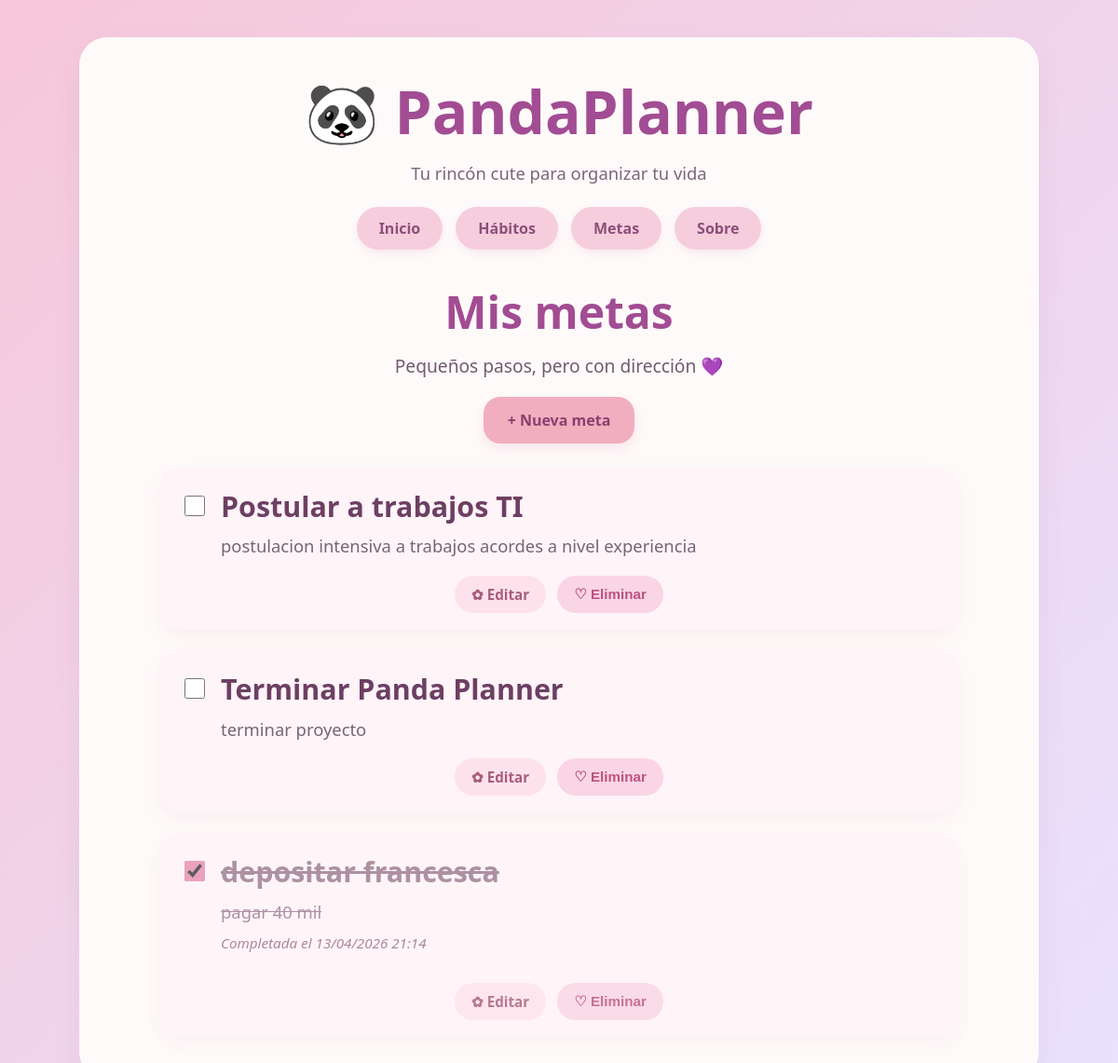
The page /metas/ on the database its author committed.
### planner/models.py (models this page shows, shortened)
class Meta(models.Model):
    titulo = models.CharField(max_length=100)
    descripcion = models.TextField(blank=True)
    completada = models.BooleanField(default=False)
    fecha_creacion = models.DateTimeField(auto_now_add=True)
    fecha_completada = models.DateTimeField(null=True, blank=True)

### planner/views.py (the view)
# urls.py: path("metas/", views.metas, name="metas"),
def metas(request):
    metas = Meta.objects.all().order_by("completada", "-fecha_creacion")
    return render(request, "metas.html", {"metas": metas})

### planner/templates/metas.html (shortened to what this page needs)
{% extends "base.html" %}
{% block content %}
<section class="page-header">
    <h2>Mis metas</h2>
    <p>Pequeños pasos, pero con dirección 💜</p>
    <div class="actions-bar">
        <a href="{% url 'nueva_meta' %}" class="btn-main">+ Nueva meta</a>
    </div>
</section>
{% if metas %}
    <section class="items-grid">
        {% for meta in metas %}
            <article class="item-card {% if meta.completada %}completed{% endif %}">
                <div class="item-header">
                    <form method="post" action="{% url 'toggle_meta' meta.id %}" class="item-check-form">
                        <input
                            type="checkbox"
                            class="item-checkbox"
                            onchange="this.form.submit()"
                            {% if meta.completada %}checked{% endif %}
                        >
                    </form>
                    <div class="item-content">
                        <h3>{{ meta.titulo }}</h3>
                        {% if meta.descripcion %}
                            <p class="item-desc">{{ meta.descripcion }}</p>
                        {% endif %}
                        {% if meta.completada and meta.fecha_completada %}
                            <p class="item-date">
                                Completada el {{ meta.fecha_completada|date:"d/m/Y H:i" }}
                            </p>
                        {% endif %}
                    </div>
                </div>
                <div class="item-actions">
                    <a href="{% url 'editar_meta' meta.id %}" class="btn-cute edit">✿ Editar</a>
                    <button
                        type="button"
                        class="btn-cute delete open-delete-modal"
                        data-delete-url="{% url 'eliminar_meta' meta.id %}"
                        data-item-name="{{ meta.titulo }}"
                        data-item-type="meta"
                    >
                        ♡ Eliminar
                    </button>
                </div>
            </article>
        {% endfor %}
    </section>
{% else %}
    <section class="empty-state">
        <p>No tienes metas registradas todavía.</p>
    </section>
{% endif %}
{% endblock %}

### planner/templates/base.html (shortened to what this page needs)
{% load static %}
<!DOCTYPE html>
<html lang="es">
<head>
    <link rel="stylesheet" href="{% static 'css/style.css' %}">
</head>
<body>
    <div class="background-deco"></div>
    <div class="container">
        <header class="header">
            <h1>🐼 PandaPlanner</h1>
            <p class="subtitle">Tu rincón cute para organizar tu vida</p>
        </header>
        <nav class="nav">
            <a href="/">Inicio</a>
            <a href="/habitos/">Hábitos</a>
            <a href="/metas/">Metas</a>
            <a href="/sobre/">Sobre</a>
        </nav>
        <main class="content">
            {% block content %}
            {% endblock %}
        </main>
    </div>
</body>
</html>

### planner/static/css/style.css (style rules this page uses)
* { box-sizing: border-box; }
body { margin: 0; font-family: "Segoe UI", Tahoma, Geneva, Verdana, sans-serif; background: linear-gradient(135deg, #f7c7d9, #e9e2ff); color: #5a4558; min-height: 100vh; }
.background-deco { position: fixed; inset: 0; pointer-events: none; z-index: 0; }
.container { position: relative; z-index: 1; max-width: 1030px; margin: 40px auto; background: #fffafa; border-radius: 30px; padding: 36px 30px 46px; box-shadow: 0 12px 30px rgba(120, 84, 112, 0.08); }
.header { text-align: center; margin-bottom: 24px; }
.header h1 { margin: 0; font-size: 4rem; color: #a24c93; font-weight: 800; }
.subtitle { margin-top: 10px; font-size: 1.15rem; color: #7a6679; }
.nav { display: flex; justify-content: center; gap: 14px; flex-wrap: wrap; margin: 24px 0 34px; }
.nav a { text-decoration: none; background: #f6cddd; color: #8c4f7a; padding: 12px 24px; border-radius: 999px; font-weight: 700; transition: 0.2s ease; box-shadow: 0 4px 10px rgba(188, 120, 156, 0.12); }
.content { max-width: 860px; margin: 0 auto; }
.page-header { text-align: center; margin-bottom: 26px; }
.page-header h2 { margin: 0; font-size: 3rem; color: #a24c93; font-weight: 800; }
.page-header p { margin-top: 12px; font-size: 1.2rem; color: #6f5d6e; }
.actions-bar { margin-top: 20px; display: flex; justify-content: center; }
.btn-main { display: inline-block; text-decoration: none; background: #f1aebe; color: #8b3f70; padding: 14px 26px; border-radius: 18px; font-weight: 800; font-size: 1rem; transition: 0.2s ease; box-shadow: 0 6px 14px rgba(214, 134, 167, 0.18); border: none; cursor: pointer; }
.items-grid { display: flex; flex-direction: column; gap: 22px; margin-top: 16px; }
.item-card { background: #fff4f8; border-radius: 24px; padding: 24px 24px 18px; box-shadow: 0 8px 20px rgba(137, 93, 120, 0.06); transition: 0.2s ease; }
.item-card.completed { opacity: 0.82; }
.item-card.completed h3, .item-card.completed .item-desc { text-decoration: line-through; color: #9c7a91; }
.item-header { display: flex; align-items: flex-start; gap: 14px; }
.item-check-form { margin: 3px 0 0; flex-shrink: 0; }
.item-checkbox { width: 22px; height: 22px; cursor: pointer; accent-color: #e58fb1; }
.item-content { flex: 1; }
.item-content h3 { margin: 0; font-size: 1.9rem; color: #6d3f63; font-weight: 800; line-height: 1.2; }
.item-desc { margin: 10px 0 0; font-size: 1.15rem; color: #766576; line-height: 1.5; }
.item-date { margin-top: 10px; font-size: 0.95rem; color: #9a6e88; font-style: italic; }
.item-actions { margin-top: 18px; display: flex; justify-content: center; gap: 12px; flex-wrap: wrap; }
.btn-cute { display: inline-block; text-decoration: none; padding: 10px 18px; border-radius: 999px; font-size: 0.95rem; font-weight: 700; transition: 0.2s ease; border: none; cursor: pointer; }
.btn-cute.edit { background: #fde2ec; color: #a85d7b; }
.btn-cute.delete { background: #f9d5e5; color: #bc527d; }

### rows shown on the page
Meta: titulo "Postular a trabajos TI", descripcion "postulacion intensiva a trabajos acordes a nivel experiencia"
Meta: titulo "Terminar Panda Planner", descripcion "terminar proyecto"
Meta: completada "☑", titulo "depositar francesca", descripcion "pagar 40 mil", fecha_completada "13/04/2026 21:14"
